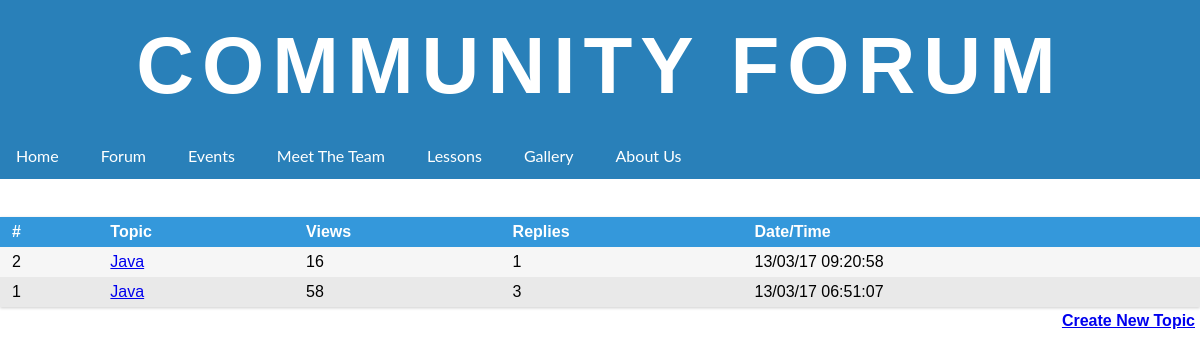
The app's page /forum.php, older data.
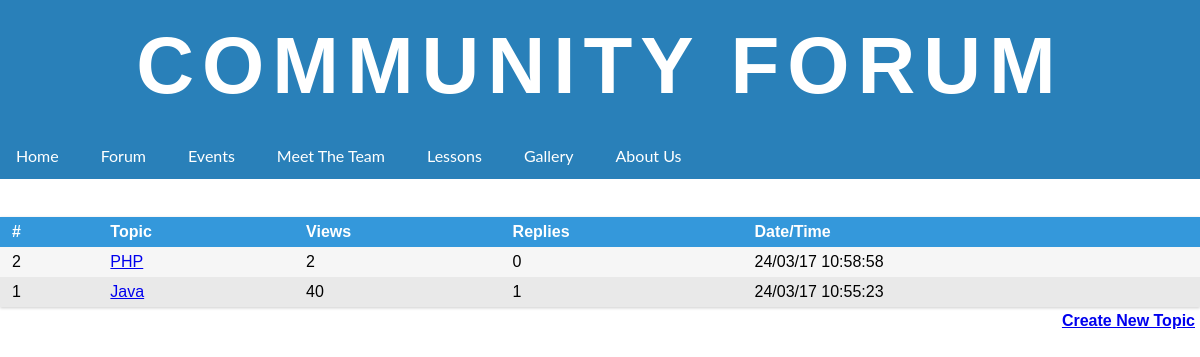
The same page, newer data.
### tables this page shows
CREATE TABLE `fquestions` (
  `id` int(4) NOT NULL,
  `topic` varchar(255) NOT NULL DEFAULT '',
  `detail` longtext NOT NULL,
  `name` varchar(65) NOT NULL DEFAULT '',
  `email` varchar(65) NOT NULL DEFAULT '',
  `datetime` varchar(25) NOT NULL DEFAULT '',
  `view` int(4) NOT NULL DEFAULT '0',
  `reply` int(4) NOT NULL DEFAULT '0'
);

### private/connection/fquestion_connection.php (called while the page is built, shortened)
<?php
$tbl_name="fquestions";
?>

### public/forum.php (the view, shortened to what this page needs)
<?php include 'header.php' ?>
<link rel="stylesheet" href="./lib/bootstrap/css/bootstrap.min.css">
<link rel="stylesheet" href="./css/style.css">
<body>
  <div class="container-fluid">
  <h1 class='elegantshadow'>Community Forum</h1>
  <?php include 'nav.php' ?>
      <br>
      <?php include '../private/connection/fquestion_connection.php' ?>
      <?php
      $sql="SELECT * FROM $tbl_name ORDER BY id DESC";
      $result=mysql_query($sql);
      ?>
      <div class="table">
      <div class="row header">
        <div class="cell">
         #
        </div>
        <div class="cell">
          Topic
        </div>
        <div class="cell">
          Views
        </div>
        <div class="cell">
          Replies
        </div>
         <div class="cell">
          Date/Time
        </div>
      </div>
  <?php
  while($rows = mysql_fetch_array($result)){
  ?>
      <div class="row">
        <div class="cell">
          <?php echo $rows['id']; ?>
        </div>
        <div class="cell">
          <a href="view_topic.php?id=<?php echo $rows['id']; ?>"><?php echo $rows['topic']; ?></a><BR>
        </div>
        <div class="cell">
         <?php echo $rows['view']; ?>
        </div>
        <div class="cell">
         <?php echo $rows['reply']; ?>
        </div>
        <div class="cell">
         <?php echo $rows['datetime']; ?>
        </div>
      </div>
  <?php
  }
  ?>
  </div>
  <div style="float: right; margin: 5px;">
  <a href="../public/views/new_topic.php"><strong>Create New Topic</strong></a>
  </div>
</div>
  </body>

### public/header.php (shortened to what this page needs)
<!DOCTYPE html>
<html lang="en">
<head>
    <link rel="stylesheet" href="lib/font-awesome/css/font-awesome.min.css">
</head>

### public/nav.php (shortened to what this page needs)
<?php include 'header.php'; ?>
<link rel="stylesheet" href="./css/style.css">
 <body>
 <div class="container">
<div class="navi" >
<div id="nav">
  <ul>
  <li class="font"><a href="index.php">Home</a></li>
  <li class="font"><a href="forum.php">Forum</a></li>
  <li class="font"><a href="events.php">Events</a></li>
  <li class="font"><a href="team.php">Meet The Team</a></li>
  <li class="font"><a href="lesson.php">Lessons</a></li>
  <li class="font"><a href="gallery.php">Gallery</a></li>
  <li class="font"><a href="about-us.php">About Us</a></li>
</ul>
</div>
</div>
  </div>
      </body>

### public/css/style.css (style rules this page uses)
* { padding: 0px; margin: 0px; }
body { min-width: 700px; background-repeat: no-repeat; font-family: helvetica; }
.container { width:100% !important; background-color: #2980b9; }
ul { list-style-type: none !important; margin: 0; padding: 0; overflow: hidden; font-family: arial; width: 100%; }
li { float: left; margin-right: 10px; }
li a { display: block !important; text-align: center !important; padding: 14px 16px !important; text-decoration: none !important; color: #FFF !important; font-family: "lato", sans-serif !important; }
.elegantshadow { margin: 0 0 0 0; text-align: center; color:white; background-color: #2980b9; letter-spacing: .1em; text-shadow: -1px -1px 1px white 2px 2px 1px #2980b9; height: 13%; }
h1 { font-family: "Avant Garde", Avantgarde, "Century Gothic", CenturyGothic, "AppleGothic", sans-serif; font-size: 80px; padding: 20px 30px; text-align: center; text-transform: uppercase; text-rendering: optimizeLegibility; }
.table { margin-top: 20px; width: 100%; box-shadow: 0 1px 3px rgba(0, 0, 0, 0.2); display: table; }
.row { display: table-row; background: #f6f6f6; }
.row:nth-of-type(odd) { background: #e9e9e9; }
.row.header { font-weight: 900; color: #ffffff; background: #3498db; }
.cell { padding: 6px 12px; display: table-cell; }

Row changes from the older to the newer data that the page shows:
changed fquestions id 2: topic "Java" → "PHP"; view "16" → "2"; reply "1" → "0"; datetime "13/03/17 09:20:58" → "24/03/17 10:58:58"
changed fquestions "Java": view "58" → "40"; reply "3" → "1"; datetime "13/03/17 06:51:07" → "24/03/17 10:55:23"
